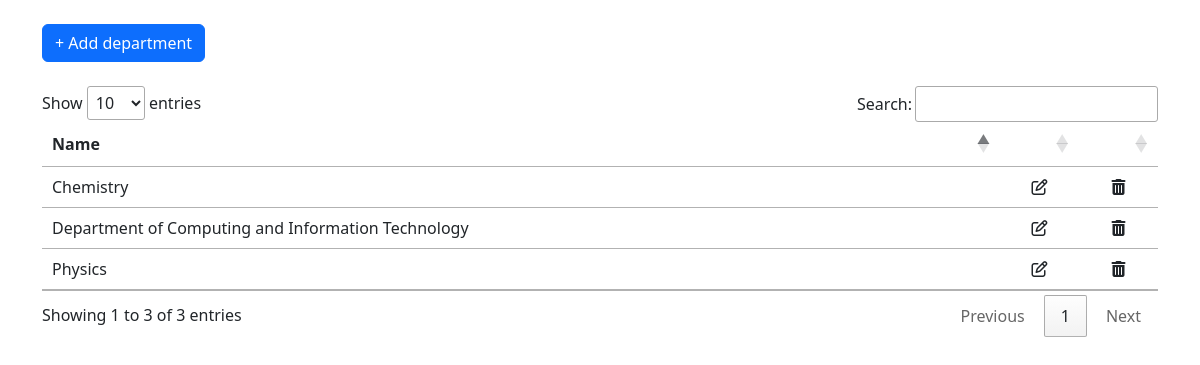
Screenshot of /department with the database file from the repository.
### app/models/department.py (models this page shows, shortened)
class Department(db.Model):
    id = db.Column(db.Integer, primary_key=True)
    name = db.Column(db.String, unique=True, nullable=False)
    faculty_id = db.Column(db.Integer, db.ForeignKey(Faculty.id), nullable=False)

### app/views/admin/department.py (the view)
@admin_blueprint.route("/department", methods=["GET"])
def department():
    departments = Department.query.all()
    faculties = Faculty.query.all()
    data = {
        'departments': departments,
        'faculties': faculties
    }
    return render_template("admin/department.html", **data )

### app/templates/admin/department.html (shortened to what this page needs)
{% extends "template.html" %}
{% block content %}
<div class="container">
    <button type="button" class="btn btn-primary my-4" data-bs-toggle="modal" data-bs-target="#departmentModal">
        + Add department
    </button>
    <table id="departmentTable" class="table">
        <thead class="thead-dark">
            <th>Name</th>
            <th></th>
            <th></th>
        </thead>
        <tbody>
            {% for department in departments %}
            <tr>
                <td>{{ department.name }}</td>
                <td class="text-center">
                    <i class="fa fa-edit" data-bs-toggle="modal" data-bs-target="#editModal{{department.id}}"></i>
                </td>
                <td class="text-center">
                    <i class="fa fa-trash" data-bs-toggle="modal" data-bs-target="#deleteModal{{department.id}}"></i>
                </td>
            </tr>
            {% endfor %}
        </tbody>
    </table>
</div>
{% endblock %}

### app/static/css/style.css (style rules this page uses)
* { box-sizing: border-box; }

### rows the page displays
Department: name "Department of Computing and Information Technology"
Department: name "Chemistry"
Department: name "Physics"
